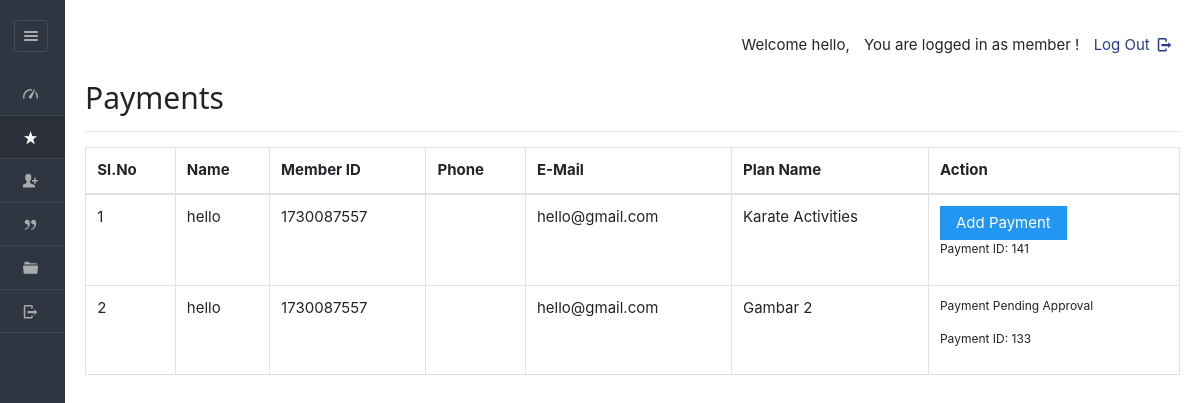
The page /dashboard/member/payments.php (signed in) on the database as committed earlier.
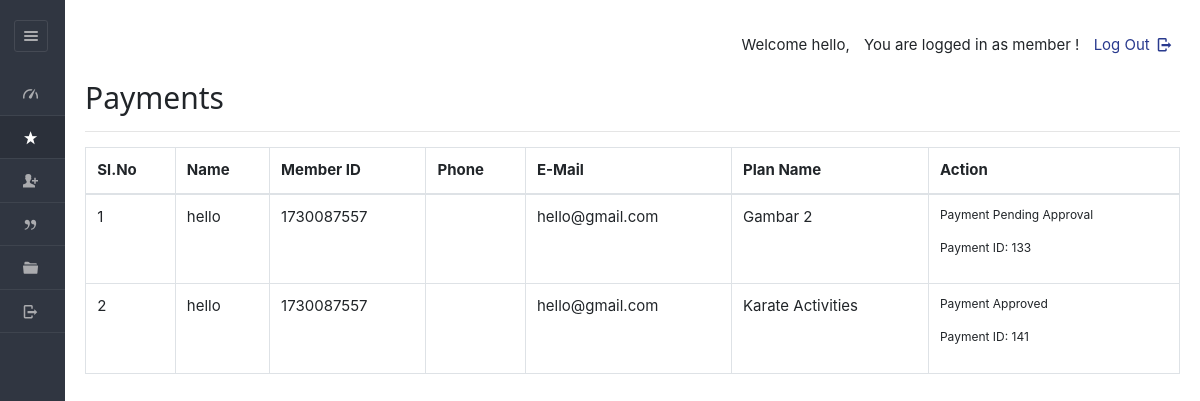
The same page on the database as committed later.
### tables this page shows
CREATE TABLE IF NOT EXISTS `enrolls_to` (
  `et_id` int NOT NULL AUTO_INCREMENT,
  `planid` varchar(8) NOT NULL,
  `userid` varchar(20) NOT NULL,
  `paid_date` varchar(40) NOT NULL,
  `expire` varchar(40) NOT NULL,
  `hasPaid` varchar(5) NOT NULL DEFAULT 'no',
  `hasApproved` varchar(5) NOT NULL,
  `receiptIMG` varchar(100) NOT NULL,
  PRIMARY KEY (`et_id`)
);

CREATE TABLE IF NOT EXISTS `users` (
  `userid` varchar(20) NOT NULL,
  `pass_key` varchar(100) NOT NULL,
  `imageid` varchar(200) NOT NULL,
  `username` varchar(40) NOT NULL,
  `fullName` varchar(100) NOT NULL,
  `gender` varchar(8) NOT NULL,
  `mobile` varchar(20) NOT NULL,
  `email` varchar(200) NOT NULL,
  `dob` varchar(40) NOT NULL,
  `joining_date` varchar(40) NOT NULL,
  `hasApproved` varchar(10) DEFAULT NULL,
  PRIMARY KEY (`userid`)
);

CREATE TABLE IF NOT EXISTS `plan` (
  `planid` varchar(8) NOT NULL,
  `tid` varchar(45) DEFAULT NULL,
  `planName` varchar(20) NOT NULL,
  `description` varchar(200) NOT NULL,
  `planType` varchar(50) NOT NULL,
  `startDate` varchar(50) NOT NULL,
  `endDate` varchar(50) NOT NULL,
  `duration` int NOT NULL,
  `validity` varchar(20) NOT NULL DEFAULT 'Lifetime',
  `amount` int NOT NULL DEFAULT '0',
  `active` varchar(255) NOT NULL,
  PRIMARY KEY (`planid`),
  KEY `idx_plan_name` (`planName`),
  KEY `idx_plan_type` (`planType`),
  KEY `idx_description` (`description`),
  KEY `idx_active` (`active`)
);

### dashboard/member/payments.php (the view, shortened to what this page needs)
<?php
$current_user_id = $_SESSION['userid'];
?>
<!DOCTYPE html>
<html lang="en">
<head>
    <link rel="stylesheet" href="../../css/style.css" id="style-resource-5">
    <link rel="stylesheet" href="../../css/dashMain.css">
    <link rel="stylesheet" type="text/css" href="../../css/entypo.css">
    <link href="a1style.css" type="text/css" rel="stylesheet">
    <link rel="stylesheet" href="../../css/bootstrap.min.css">
	<link rel="stylesheet" href="../../css/dashboard/sidebar.css">
</head>
<body class="page-body page-fade" onload="collapseSidebar()">
    <div class="page-container sidebar-collapsed" id="navbarcollapse">
        <div class="sidebar-menu">
            <header class="logo-env">
                <div class="sidebar-collapse" onclick="collapseSidebar()">
                    <a href="#" class="sidebar-collapse-icon with-animation">
                        <i class="entypo-menu"></i>
                    </a>
                </div>
            </header>
            <?php include('nav.php'); ?>
        </div>
        <div class="main-content">
            <div class="row">
                <div class="col-md-6 col-sm-8 clearfix"></div>
                <div class="col-md-6 col-sm-4 clearfix hidden-xs">
                    <ul class="list-inline links-list pull-right">
                        <li>
                            <a href="logout.php">Log Out <i class="entypo-logout right"></i></a>
                        </li>
                    </ul>
                </div>
            </div>
            <h2>Payments</h2>
            <hr />
<table class="table table-bordered">
    <thead>
        <tr>
            <th>Sl.No</th>
            <th>Name</th>
            <th>Member ID</th>
            <th>Phone</th>
            <th>E-Mail</th>
            <th>Plan Name</th>
            <th>Action</th>
        </tr>
    </thead>
    <tbody>
    <?php
    $query  = "SELECT enrolls_to.*, users.username, users.mobile, users.email, plan.planName
               FROM enrolls_to
               JOIN users ON enrolls_to.userid = users.userid
               JOIN plan ON enrolls_to.planid = plan.planid
               WHERE enrolls_to.userid = '$current_user_id'
               ORDER BY enrolls_to.expire";
    $result = mysqli_query($con, $query);
    $sno    = 1;
    if (mysqli_num_rows($result) > 0) {
        while ($row = mysqli_fetch_array($result, MYSQLI_ASSOC)) {
            $et_id = $row['et_id'];
            $uid = $row['userid'];
            $planid = $row['planid'];
            $hasPaid = $row['hasPaid'];
            $hasApproved = $row['hasApproved'];
            $planName = $row['planName'];
            echo "<tr><td>" . $sno . "</td>";
            echo "<td>" . $row['username'] . "</td>";
            echo "<td>" . $row['userid'] . "</td>";
            echo "<td>" . $row['mobile'] . "</td>";
            echo "<td>" . $row['email'] . "</td>";
            echo "<td>" . $planName . "</td>";
            $sno++;
            if ($hasPaid === 'no') {
                echo "<td>
                        <form action='make_payments.php' method='post'>
                            <input type='hidden' name='userID' value='" . $uid . "'/>
                            <input type='hidden' name='planID' value='" . $planid . "'/>
                            <input type='hidden' name='et_id' value='" . $et_id . "'/>
                            <input type='submit' class='a1-btn a1-blue' value='Add Payment'/>
                        </form>
                        <p>Payment ID: $et_id</p>
                      </td>";
            } elseif ($hasPaid === 'yes' && $hasApproved === 'no') {
                echo "<td>
                        <p>Payment Pending Approval</p>
                        <p>Payment ID: $et_id</p>
                      </td>";
            } elseif ($hasPaid === 'yes' && $hasApproved === 'yes') {
                echo "<td>
                        <p>Payment Approved</p>
                        <p>Payment ID: $et_id</p>
                      </td>";
            } else {
                echo "<td>No Action Needed</td>";
            }
            echo "</tr>";
        }
    } else {
        echo "<tr><td colspan='7'>No payment records found.</td></tr>";
    }
    ?>
    </tbody>
</table>
        </div>
    </body>
</html>

Rows that differ between the two databases and show on the page:
changed enrolls_to "Gambar 2": moves up the list
changed enrolls_to "Karate Activities": hasPaid "no" → "yes" (drawn); value "Add Payment" → (not shown)
